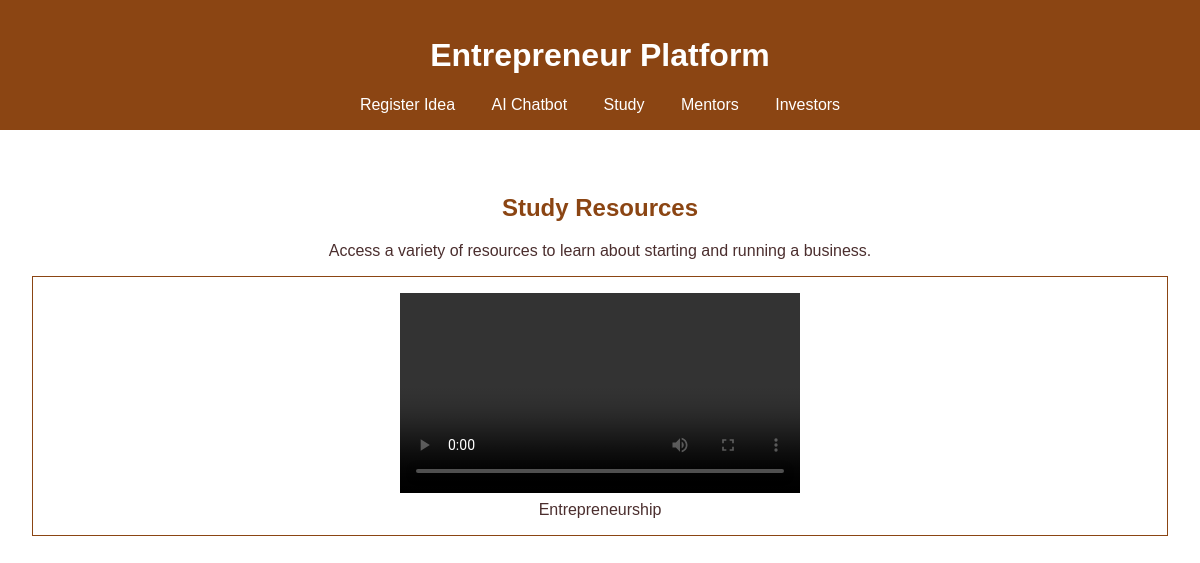
Before: /study/ with the older database file.
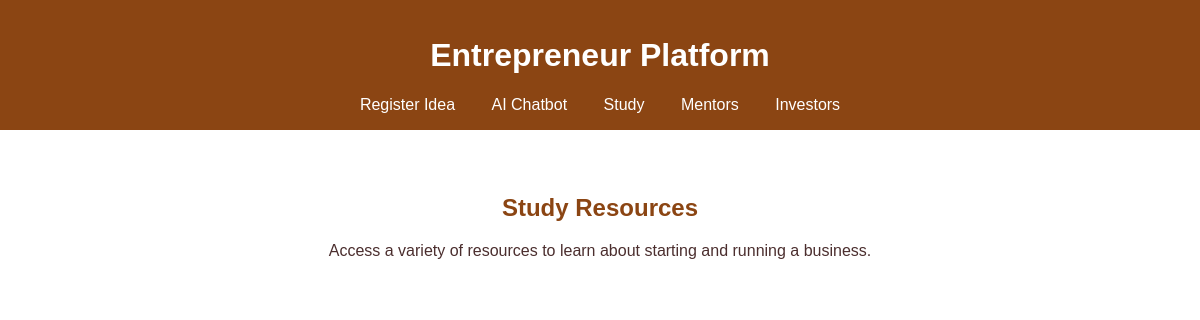
After: the same page with the newer database file.
### ideas/models.py (models this page shows, shortened)
class VideoResource(models.Model):
    title = models.CharField(max_length=255)
    video_file = models.FileField(upload_to='videos/', blank=True, null=True)
    video_url = models.URLField(blank=True, null=True)
    @property
    def video_source(self):
        if self.video_file:
            return self.video_file.url
        return self.video_url

### ideas/views.py (the view)
# urls.py: path('study/', study, name='study'),
def study(request):
    videos = VideoResource.objects.all()
    return render(request, 'study.html', {'videos': videos})

### ideas/templates/study.html (shortened to what this page needs)
{% extends 'base.html' %}
{% load static %}
{% block content %}
<section>
    <h2>Study Resources</h2>
    <p>Access a variety of resources to learn about starting and running a business.</p>
    <div id="studyResources">
        {% for video in videos %}
        <div class="video-card">
            <video controls>
                <source src="{{ video.video_source }}" type="video/mp4">
            </video>
            <p>{{ video.title }}</p>
        </div>
        {% endfor %}
    </div>
</section>
{% endblock %}

Changed rows visible on the page:
removed VideoResource: title "Entrepreneurship"
